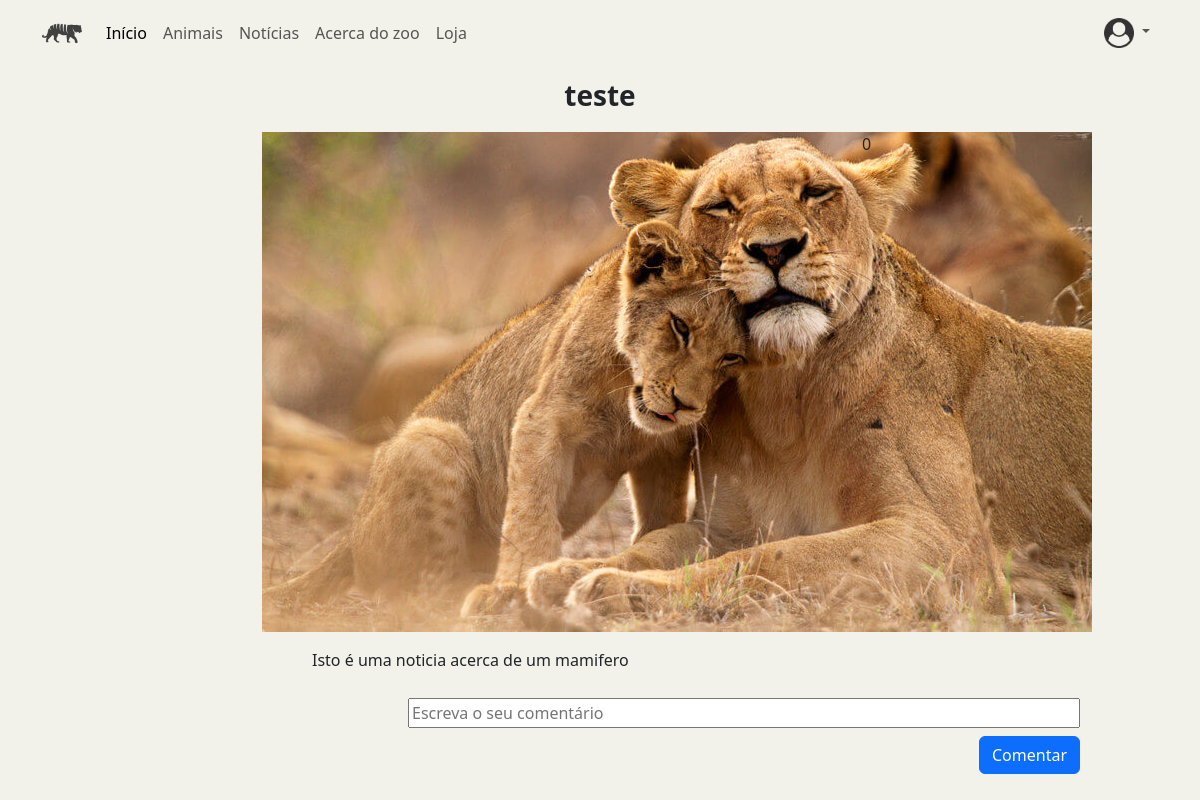
/noticia/3, run on an earlier commit of the app's database.
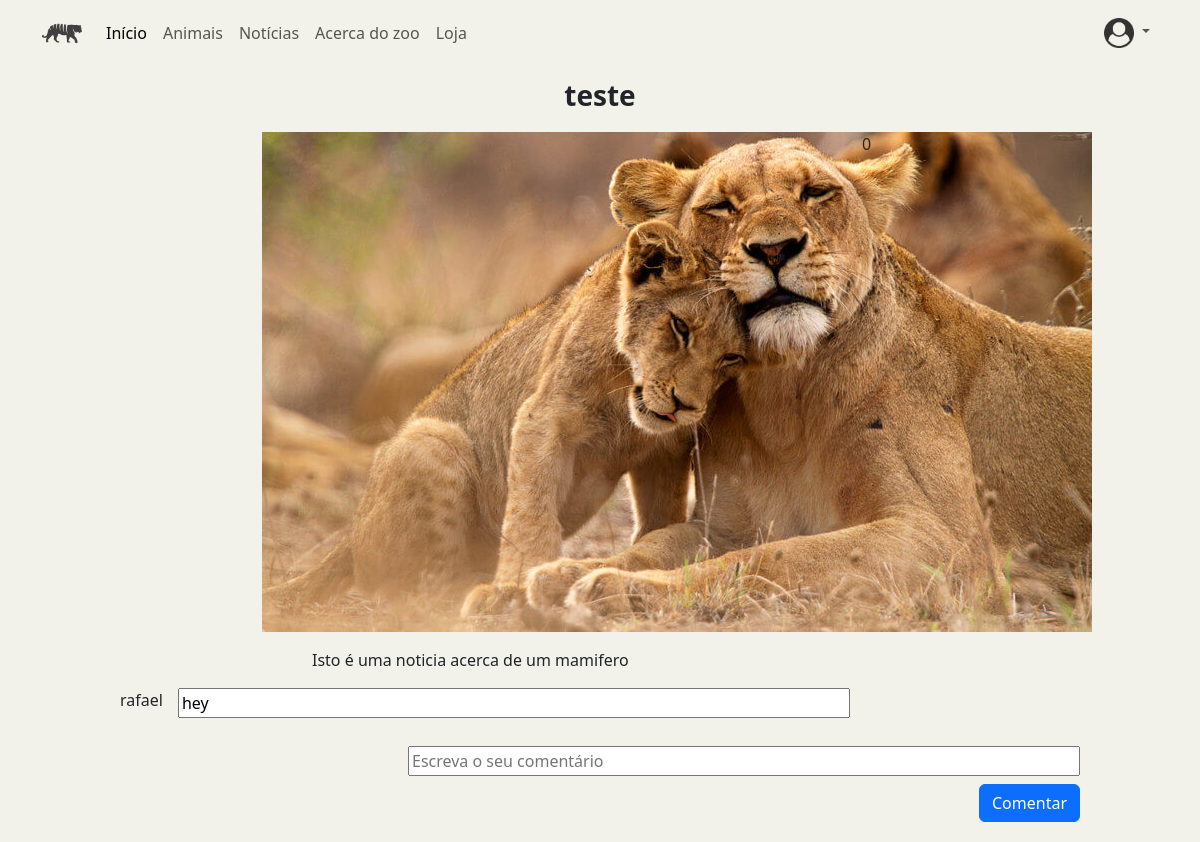
And on a later commit of the database.
### ZOO_App/models.py (models this page shows)
class Comentario(models.Model):
    utilizador = models.ForeignKey(Utilizador, on_delete=models.DO_NOTHING)
    noticia = models.ForeignKey(Noticia, on_delete=models.DO_NOTHING)
    data = models.DateField(default= datetime.now)
    comentario = models.CharField(max_length=200)

class Utilizador(models.Model):
    user = models.OneToOneField(User, on_delete=models.CASCADE)
    data_nascimento = models.DateField()
    morada = models.CharField(max_length=100)
    numero_contribuinte = models.IntegerField()

### ZOO_App/views.py (the view, shortened to what this page needs)
# urls.py: path('noticia/<int:noticia_id>',views.render_detalhe_noticia, name='detalhe_noticia'),
def render_detalhe_noticia(request, noticia_id):
    noticia = get_object_or_404(Noticia, pk=noticia_id)
    comments = Comentario.objects.filter(noticia=noticia)
    like_amount = len(UtilizadorNoticia_pk.objects.filter(noticia=noticia, like=True))
    return render(request, 'ZOO_App/detalhe_noticia.html', {'noticia': noticia, "comments": comments, "like_amount": like_amount})

### ZOO_App/templates/ZOO_App/detalhe_noticia.html (shortened to what this page needs)
{%extends "./index.html"%} {% block conteudo %} {% load static %}
<div class="container-fluid justify-content-center">
  <p class="text-center fs-3 fw-bolder mt-2">{{noticia.titulo}}</p>
  <div class="row justify-content-center mt-3">
    <div class="col-6">
      <img
        src="{%static noticia.imagem.url %}"
        alt="imagem da noticia '{{noticia.titulo}}'"
        class="d-block mx-auto"
      />
    </div>
    <div class="col-1">
         {{like_amount}}
    </div>
  </div>
  <div class="row justify-content-center mt-3">
    <div class="col-6">
      <p>{{noticia.descricao}}</p>
    </div>
  </div>
</div>
<div class="all-comments" style="margin-left: 10%; margin-right: 10%;">
  {% for item in comments %}
  <p class="user-name" style="float: left; margin-right: 15px;"> {{item.utilizador.user}} </p>
  <input type="text" value="{{item.comentario}}" name="comment" readonly style="width:70%; float: left;">
  <br><br>
  {% endfor%}
  <form action="{% url 'ZOO_App:addComentario' noticia.id %}" method="POST">
    <input type="text" placeholder="Escreva o seu comentário" name="comment" style="width:70%; float: right; margin-top: 10px;">
    <br><br>
    <input type="submit" name="submit" value="Comentar" class="btn btn-primary" style="float: right; margin-bottom: 20px;">
  </form>
</div>
{% endblock %}

What changed in the data, as far as the page shows it:
added Comentario: utilizador.user "rafael", comment "hey"
